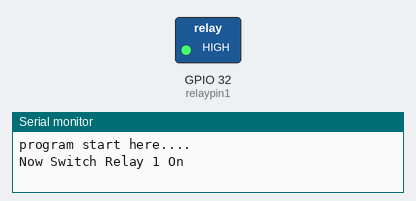
A sketch run on a simulated ESP32. On the bench: switched loads named in the sketch (green lamp = pin HIGH), the last lines printed to the serial monitor.

Above: at 1.0 s.
At 3.0 s:
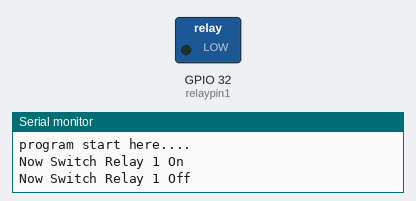
Timing chart, 0 to 5.2 s (numbered marks = the images above):
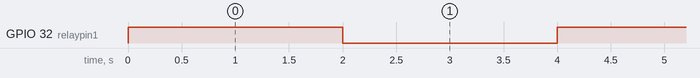

The sketch:

relaytest01.ino
```cpp
#define relaypin1 32


void setup()
{
  pinMode(relaypin1,OUTPUT) ;


  Serial.begin(9600);
  Serial.println("program start here....");
}
void loop()
{
digitalWrite(relaypin1,HIGH);
  Serial.println("Now Switch Relay 1 On");
 delay(2000);
digitalWrite(relaypin1,LOW);
  Serial.println("Now Switch Relay 1 Off");
 delay(2000);

}
```

Measured:
- by itself, GPIO 32 (relaypin1): alternates HIGH for 2.0 s and LOW for 2.0 s
